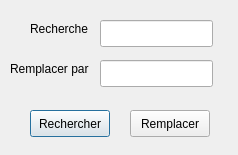
<?xml version="1.0" encoding="UTF-8"?>
<ui version="4.0">
 <class>seekDialog</class>
 <widget class="QDialog" name="seekDialog">
  <property name="geometry">
   <rect>
    <x>0</x>
    <y>0</y>
    <width>238</width>
    <height>155</height>
   </rect>
  </property>
  <property name="windowTitle">
   <string>Rechercher / Remplacer</string>
  </property>
  <widget class="QLabel" name="label">
   <property name="geometry">
    <rect>
     <x>30</x>
     <y>20</y>
     <width>71</width>
     <height>17</height>
    </rect>
   </property>
   <property name="text">
    <string>Recherche </string>
   </property>
  </widget>
  <widget class="QLineEdit" name="motEdit">
   <property name="geometry">
    <rect>
     <x>100</x>
     <y>20</y>
     <width>113</width>
     <height>27</height>
    </rect>
   </property>
  </widget>
  <widget class="QPushButton" name="seekButton">
   <property name="geometry">
    <rect>
     <x>30</x>
     <y>110</y>
     <width>80</width>
     <height>27</height>
    </rect>
   </property>
   <property name="text">
    <string>Rechercher</string>
   </property>
  </widget>
  <widget class="QPushButton" name="replaceButton">
   <property name="geometry">
    <rect>
     <x>130</x>
     <y>110</y>
     <width>80</width>
     <height>27</height>
    </rect>
   </property>
   <property name="text">
    <string>Remplacer</string>
   </property>
  </widget>
  <widget class="QLabel" name="label_2">
   <property name="geometry">
    <rect>
     <x>10</x>
     <y>60</y>
     <width>91</width>
     <height>17</height>
    </rect>
   </property>
   <property name="text">
    <string>Remplacer par</string>
   </property>
  </widget>
  <widget class="QLineEdit" name="replaceEdit">
   <property name="geometry">
    <rect>
     <x>100</x>
     <y>60</y>
     <width>113</width>
     <height>27</height>
    </rect>
   </property>
  </widget>
 </widget>
 <resources/>
 <connections/>
</ui>
